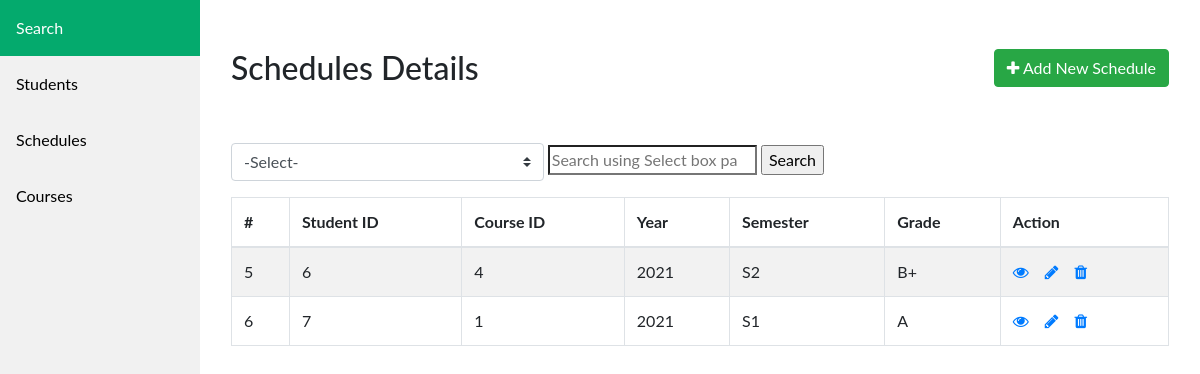
Page /schedules.php on the committed database.
### tables this page shows
CREATE TABLE `t_schedules` (
  `ID_schedule` int(11) NOT NULL,
  `ID_student` int(11) NOT NULL,
  `ID_course` int(11) NOT NULL,
  `sched_yr` int(11) NOT NULL,
  `sched_sem` char(2) NOT NULL,
  `grade_letter` char(2) NOT NULL
);

### schedules.php (the view, shortened to what this page needs)
<?php require_once 'header.php'; ?>
<div class="container-fluid">
    <div class="row">
        <div class="col-md-12">
            <div class="mt-5 mb-3 clearfix">
                <h2 class="pull-left">Schedules Details</h2>
                <a href="schedules/new-sch.php" class="btn btn-success pull-right"><i class="fa fa-plus"></i> Add New Schedule</a>
            </div>
            <div class="mt-5 mb-3 clearfix">
                <form method="post" action="<?php echo htmlspecialchars($_SERVER["PHP_SELF"]); ?>">
                    <select class="custom-select col-md-4" name="slt">
                        <option value="-Select-" selected>-Select-</option>
                    </select>
                    <input type="Search" name="query" placeholder="Search using Select box parameters">
                    <input type="submit" value="Search">
                </form>
            </div>
            <?php
            if(isset($_POST["query"]) && !empty($_POST["query"])){
                $query = trim($_POST["query"]);
                $slct = trim($_POST["slt"]);
                if ($slct == "scid") {
                    $sql = "SELECT * FROM t_schedules WHERE ID_schedule = '{$query}'";
                }elseif ($slct == "stid") {
                    $sql = "SELECT * FROM t_schedules WHERE ID_student = '{$query}'";
                }elseif ($slct == "cid") {
                    $sql = "SELECT * FROM t_schedules WHERE ID_course = '{$query}'";
                }elseif ($slct == "yr") {
                    $sql = "SELECT * FROM t_schedules WHERE sched_yr = '{$query}'";
                }elseif ($slct == "sem") {
                    $sql = "SELECT * FROM t_schedules WHERE sched_sem = '{$query}'";
                }elseif ($slct == "grade") {
                    $sql = "SELECT * FROM t_schedules WHERE grade_letter = '{$query}'";
                }else{
                    $sql = "SELECT * FROM t_schedules";
                }
            }else {
                $sql = "SELECT * FROM t_schedules";
            }
            if($result = $db->query($sql)){
                if($result->num_rows > 0){
                    echo '<table class="table table-bordered table-striped">';
                        echo "<thead>";
                            echo "<tr>";
                                echo "<th>#</th>";
                                echo "<th>Student ID</th>";
                                echo "<th>Course ID</th>";
                                echo "<th>Year</th>";
                                echo "<th>Semester</th>";
                                echo "<th>Grade</th>";
                                echo "<th>Action</th>";
                            echo "</tr>";
                        echo "</thead>";
                        echo "<tbody>";
                        while($row = $result->fetch_array()){
                            echo "<tr>";
                                echo "<td>" . $row['ID_schedule'] . "</td>";
                                echo "<td>" . $row['ID_student'] . "</td>";
                                echo "<td>" . $row['ID_course'] . "</td>";
                                echo "<td>" . $row['sched_yr'] . "</td>";
                                echo "<td>" . $row['sched_sem'] . "</td>";
                                echo "<td>" . $row['grade_letter'] . "</td>";
                                echo "<td>";
                                    echo '<a href="schedules/read-sch.php?id='. $row['ID_schedule'] .'" class="mr-3" title="View Record" data-toggle="tooltip"><span class="fa fa-eye"></span></a>';
                                    echo '<a href="schedules/update-sch.php?id='. $row['ID_schedule'] .'" class="mr-3" title="Update Record" data-toggle="tooltip"><span class="fa fa-pencil"></span></a>';
                                    echo '<a href="schedules/del-sch.php?id='. $row['ID_schedule'] .'" title="Delete Record" data-toggle="tooltip"><span class="fa fa-trash"></span></a>';
                                echo "</td>";
                            echo "</tr>";
                        }
                        echo "</tbody>";
                    echo "</table>";
                } else{
                    echo '<div class="alert alert-danger"><em>No records were found.</em></div>';
                }
            } else{
                echo "Oops! Something went wrong. Please try again later.";
            }
            ?>
        </div>
    </div>
</div>
<?php require_once 'footer.php'; ?>

### header.php (shortened to what this page needs)
<!DOCTYPE html>
<html>
  <head>
    <link rel="stylesheet" href="https://stackpath.bootstrapcdn.com/bootstrap/4.5.2/css/bootstrap.min.css">
    <link rel="stylesheet" href="https://maxcdn.bootstrapcdn.com/font-awesome/4.7.0/css/font-awesome.min.css">
  </head>
  <body>
  <div class="sidebar">
    <a class="active" href="../../288WampProject/index.php">Search</a>
    <a href="../../288WampProject/students.php">Students</a>
    <a href="../../288WampProject/schedules.php">Schedules</a>
    <a href="../../288WampProject/courses.php">Courses</a>
  </div>
  <div class="content">

### footer.php (shortened to what this page needs)
</div>
</body>
</html>

### header.php (style rules this page uses)
body { margin: 0; font-family: "Lato", sans-serif; }
.sidebar { margin: 0; padding: 0; width: 200px; background-color: #f1f1f1; position: fixed; height: 100%; overflow: auto; }
.sidebar a { display: block; color: black; padding: 16px; text-decoration: none; }
.sidebar a.active { background-color: #04AA6D; color: white; }
div.content { margin-left: 200px; padding: 1px 16px; height: 1000px; }

### rows in the picture
t_schedules: ID_schedule "5", ID_student "6", ID_course "4", sched_yr "2021", sched_sem "S2", grade_letter "B+"
t_schedules: ID_schedule "6", ID_student "7", ID_course "1", sched_yr "2021", sched_sem "S1", grade_letter "A"
